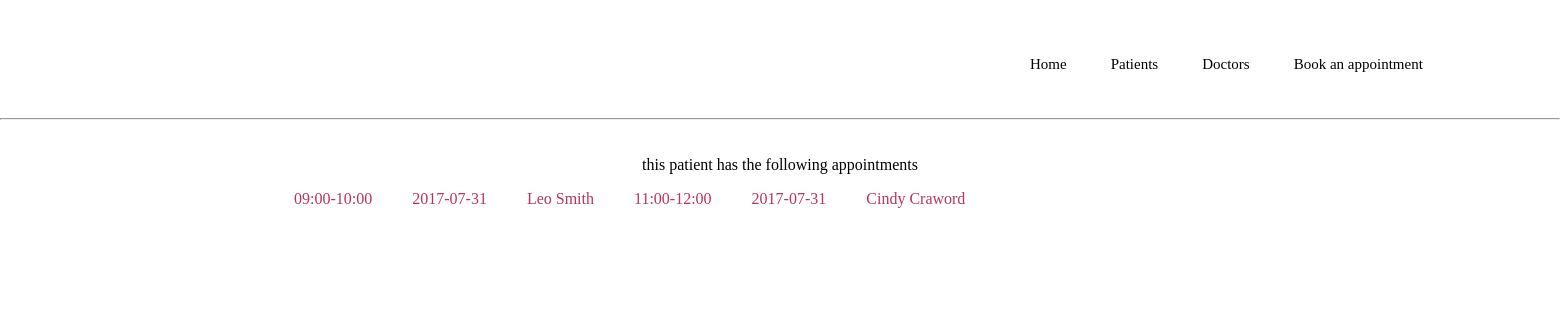
Screenshot of /patient_detail.php?patient_id=2 with the database file from the repository.
### tables this page shows
CREATE TABLE `appointments` (
  `appointment_time` varchar(255) DEFAULT NULL,
  `appointment_date` date DEFAULT NULL,
  `patient_id` int(11) NOT NULL,
  `doctor_id` int(11) NOT NULL
);

CREATE TABLE `doctors` (
  `id` int(11) NOT NULL,
  `name` varchar(255) NOT NULL,
  `specialisation` varchar(255) NOT NULL,
  `photograph` varchar(255) NOT NULL
);

### patient_detail.php (the view, shortened to what this page needs)
<?php
    require_once 'connect.php';
?>
<!DOCTYPE html>
<html>
    <head>
        <link rel="stylesheet" href="css/main.css">
    </head>
    <body>
        <?php
            include 'fragments/navigation.php';
?>
<main>
<?php
                $patient_id = $_GET['patient_id'];
                $appointments_sql = "SELECT doctors.name as doctor_name,appointments.appointment_time, appointments.appointment_date FROM patients INNER JOIN appointments ON appointments.patient_id = patients.id INNER JOIN doctors ON appointments.doctor_id = doctors.id WHERE patients.id = :patient_id;";
                $statement = $pdo->prepare($appointments_sql);
                $statement->bindParam(':patient_id', $patient_id, PDO::PARAM_INT);
                $statement->execute();
                $appointments_results = $statement->fetchAll();
                 echo "  <p> this patient has the following appointments </p>";
                echo "  <ul>";
                foreach ($appointments_results as $appointment_row) {
                $appointment_time = $appointment_row['appointment_time'];
                $appointment_date = $appointment_row['appointment_date'];
             $doctor_name = $appointment_row['doctor_name'];
                echo "<li>$appointment_time</li>";
                echo "<li>$appointment_date</li>";
                echo "<li>$doctor_name</li>";
                }
                echo " </ul>";
?>
        </main>
    </body>
</html>

### css/main.css (style rules this page uses)
body { margin: 0; padding: 0; }
main { width: 70%; height: 1500px; margin: 0 auto 0 auto; background-color: white; }
p { color:black; text-align: center; padding: 20px 20px 0px 20px; }
li { font-family: fontOne; color: #b83363; display: inline; margin: 20px; }
ul { color:#b83363; }

### rows the page displays
appointments: appointment_time "09:00-10:00", appointment_date "2017-07-31", doctor.name "Leo Smith"
appointments: appointment_time "11:00-12:00", appointment_date "2017-07-31", doctor.name "Cindy Craword"
